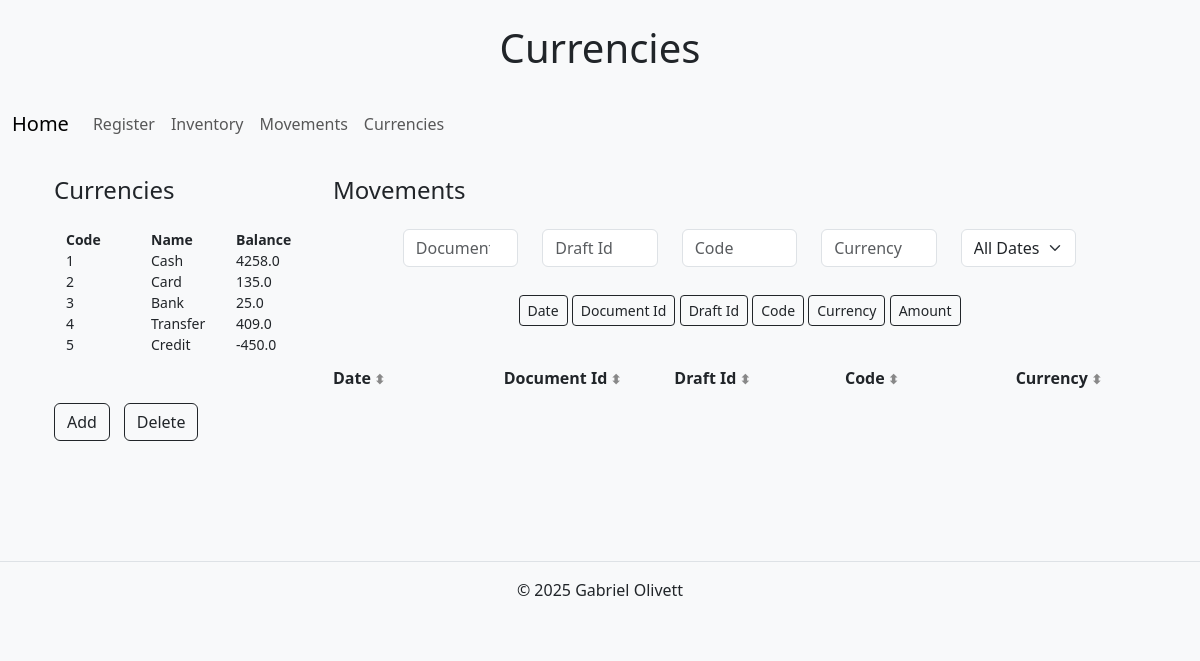
Before: /currencies with the older database file.
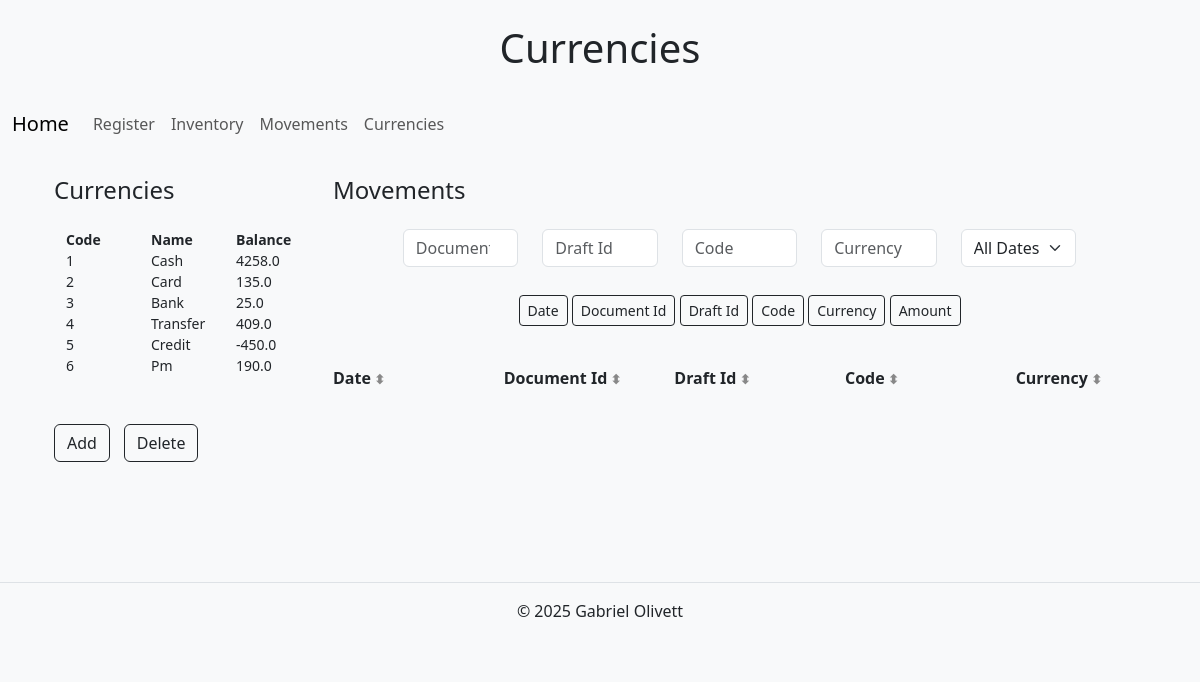
After: the same page with the newer database file.
### tables this page shows
CREATE TABLE currencies (
id INTEGER PRIMARY KEY AUTOINCREMENT,
name TEXT NOT NULL,
balance REAL DEFAULT 0.00);

### app.py (the view)
@app.route("/currencies")
def currencies():
    db = get_db()
    currencies = db.execute("SELECT * FROM currencies").fetchall()
    currencies_movements = db.execute("SELECT * FROM currencies_movements").fetchall()
    return render_template("currencies.html", currencies=currencies, currencies_movements=currencies_movements)

### app.py (called while the page is built)
@app.after_request
def after_request(response):
    response.headers["Cache-Control"] = "no-cache, no-store, must-revalidate"
    response.headers["Expires"] = 0
    response.headers["Pragma"] = "no-cache"
    return response

def get_db():
    if "db" not in g:
        g.db = sqlite3.connect("databases.db")
        g.db.row_factory = sqlite3.Row
    return g.db

### templates/currencies.html (shortened to what this page needs)
{% extends "layout.html" %}
{% block h1 %}
    <h1 class="text-center my-4">Currencies</h1>
{% endblock %}
{% block main %}
<div class="container text-center mt-4">
    <div class="row">
        <div name="currencies" class="col-12 col-lg-3 mb-4" style="text-align: left;">
            <h4>Currencies</h4>
            <div class="container mt-4">
                <div class="row fw-bold " style="text-align: left;">
                    <div class="col small">Code</div>
                    <div class="col small">Name</div>
                    <div class="col small">Balance</div>
                </div>
            {% for currency in currencies %}
                <div class="row" style="text-align: left;">
                    <div class="col small">{{ currency.Id }}</div>
                    <div class="col small">{{ currency.name | capitalize }}</div>
                    <div class="col small">{{ currency.balance }}</div>
                </div>
            {% endfor %}
            </div>
            <div class="row mt-4">
                <div class="col-12 col-md-3 mt-4">
                    <button id="add-currency" class="btn btn-outline-dark">Add</button>
                </div>
                <div class="col-12 col-md-3 mt-4">
                    <button id="delete-currency" class="btn btn-outline-dark">Delete</button>
                </div>
            </div>
            <form id="form-c" method="POST">
                    <div class="row">
                    <div class="col-8 p-2">
                    </div>
                </div>
                <div class="row">
                    <div class="col-4 p-2">
                    </div>
                    <div class="col-4 p-2">
                    </div>
                </div>
            </form>
        </div>
        <div name="currencies_movements" class="col-12 col-lg-9">
            <h4 class="mb-4" style="text-align: left;">Movements</h4>
            <div class="row mb-4 justify-content-center">
                <div class="col-12 col-md-2">
                    <input type="number" id="document-id-filter" class="form-control" placeholder="Document Id">
                </div>
                <div class="col-12 col-md-2">
                    <input type="number" id="draft-id-filter" class="form-control" placeholder="Draft Id">
                </div>
                <div class="col-12 col-md-2">
                    <input type="number" id="code-filter" class="form-control" placeholder="Code">
                </div>
                <div class="col-12 col-md-2">
                    <input type="text" id="currency-filter" class="form-control" placeholder="Currency">
                </div>
                 <div class="col-12 col-md-2 pb-1">
                    <select id="date-filter" class="form-select">
                        <option value="">All Dates</option>
                    </select>
                </div>
            </div>
            <div class="mb-3">
                <label class="btn btn-sm" for="btn-check-1">Date</label>
                <label class="btn btn-sm" for="btn-check-2">Document Id</label>
                <label class="btn btn-sm" for="btn-check-3">Draft Id</label>
                <label class="btn btn-sm" for="btn-check-4">Code</label>
                <label class="btn btn-sm" for="btn-check-5">Currency</label>
                <label class="btn btn-sm" for="btn-check-6">Amount</label>
            </div>
            <div class="table-scroll-x-wrapper">
                <div id="inventory-table">
                    <div class="mt-4 ">
                        <div class="row fw-bold" style="text-align: left;">
                            <div class="col-2 sort-header col-date" data-sort="date">Date</div>
                            <div class="col-2 sort-header col-docId" data-sort="document_id">Document Id</div>
                            <div class="col-2 sort-header col-draftId" data-sort="draft_id">Draft Id</div>
                            <div class="col-2 sort-header col-code" data-sort="payment_method_id">Code</div>
                            <div class="col-2 sort-header col-currency" data-sort="name">Currency</div>
                        </div>
                    </div>
                </div>
            </div>
        </div>
    </div>
</div>
{% endblock %}

### templates/layout.html (shortened to what this page needs)
<!DOCTYPE html>
<html lang="en">
<head>
    <link href="https://cdn.jsdelivr.net/npm/bootstrap@5.3.3/dist/css/bootstrap.min.css" rel="stylesheet">
    <link href="https://cdn.jsdelivr.net/npm/select2@4.1.0-rc.0/dist/css/select2.min.css" rel="stylesheet" />
  </head>
<body class="bg-light">
    <header class="fixed-controls text-center mx-auto">
        {% block h1%}{% endblock %}
        <nav class="navbar navbar-expand-lg bg-body-tertiary">
            <div class="container-fluid">
              <a class="navbar-brand" href="/">Home</a>
              <div class="collapse navbar-collapse" id="navbarNav">
                <ul class="navbar-nav">
                  <li class="nav-item">
                    <a class="nav-link" href="/register">Register</a>
                  </li>
                  <li class="nav-item">
                    <a class="nav-link" href="/inventory">Inventory</a>
                  </li>
                  <li class="nav-item">
                    <a class="nav-link" href="/inventory_movements">Movements</a>
                  </li>
                  <li class="nav-item">
                    <a class="nav-link" href="/currencies">Currencies</a>
                  </li>
                </ul>
              </div>
            </div>
          </nav>
    </header>
    <main class="container mt-1 mx-auto">
        {% block main %}{% endblock %}
    </main>
    <footer class="text-center mt-5 p-3 border-top">
        <p>&copy; 2025 Gabriel Olivett</p>
    </footer>
</body>
</html>

### templates/layout.html (style rules this page uses)
.sort-header { cursor: pointer; }
.sort-header::after { content: " ⬍"; font-size: 0.8em; color: #888; }
.table-scroll-x-wrapper { overflow-x: auto; overflow-y: auto; width: 100%; max-height: 65vh; }

### templates/currencies.html (style rules this page uses)
#inventory-table { min-width: 1000px; display: inline-block; }

Changed rows visible on the page:
added currencies: Id "6", name "Pm", balance "190.0"
